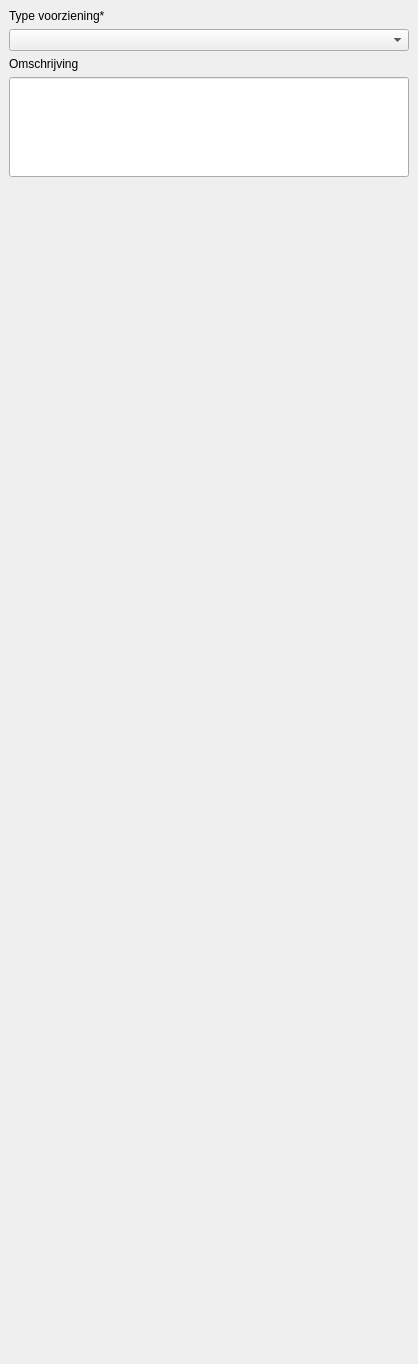
<?xml version="1.0" encoding="UTF-8"?>
<ui version="4.0">
 <class>Veiligheidsvoorziening</class>
 <widget class="QDockWidget" name="Veiligheidsvoorziening">
  <property name="geometry">
   <rect>
    <x>0</x>
    <y>0</y>
    <width>418</width>
    <height>1364</height>
   </rect>
  </property>
  <property name="features">
   <set>QDockWidget::DockWidgetMovable</set>
  </property>
  <property name="windowTitle">
   <string>Organisatorische veiligheidsvoorziening</string>
  </property>
  <widget class="QWidget" name="dockWidgetContents">
   <layout class="QGridLayout" name="gridLayout">
    <item row="0" column="0">
     <layout class="QVBoxLayout" name="verticalLayout">
      <property name="sizeConstraint">
       <enum>QLayout::SetNoConstraint</enum>
      </property>
      <item>
       <widget class="QLabel" name="label_7">
        <property name="sizePolicy">
         <sizepolicy hsizetype="Preferred" vsizetype="Preferred">
          <horstretch>0</horstretch>
          <verstretch>0</verstretch>
         </sizepolicy>
        </property>
        <property name="text">
         <string>Type voorziening*</string>
        </property>
       </widget>
      </item>
      <item>
       <widget class="QComboBox" name="soort">
        <property name="sizePolicy">
         <sizepolicy hsizetype="Expanding" vsizetype="Minimum">
          <horstretch>0</horstretch>
          <verstretch>0</verstretch>
         </sizepolicy>
        </property>
       </widget>
      </item>
      <item>
       <widget class="QLabel" name="label_9">
        <property name="sizePolicy">
         <sizepolicy hsizetype="Preferred" vsizetype="Fixed">
          <horstretch>0</horstretch>
          <verstretch>0</verstretch>
         </sizepolicy>
        </property>
        <property name="text">
         <string>Omschrijving</string>
        </property>
       </widget>
      </item>
      <item>
       <widget class="QLineEdit" name="omschrijving">
        <property name="minimumSize">
         <size>
          <width>0</width>
          <height>100</height>
         </size>
        </property>
       </widget>
      </item>
      <item>
       <spacer name="verticalSpacer">
        <property name="orientation">
         <enum>Qt::Vertical</enum>
        </property>
        <property name="sizeHint" stdset="0">
         <size>
          <width>20</width>
          <height>40</height>
         </size>
        </property>
       </spacer>
      </item>
     </layout>
    </item>
   </layout>
  </widget>
 </widget>
 <resources/>
 <connections/>
</ui>
